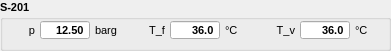
   <widget class="QGroupBox" name="S201_GB">
    <property name="geometry">
     <rect>
      <x>180</x>
      <y>30</y>
      <width>391</width>
      <height>51</height>
     </rect>
    </property>
    <property name="font">
     <font>
      <pointsize>8</pointsize>
      <weight>75</weight>
      <bold>true</bold>
     </font>
    </property>
    <property name="title">
     <string>S-201</string>
    </property>
    <widget class="QLabel" name="S201_pressure_unit_LBL">
     <property name="geometry">
      <rect>
       <x>95</x>
       <y>20</y>
       <width>30</width>
       <height>20</height>
      </rect>
     </property>
     <property name="font">
      <font>
       <weight>50</weight>
       <bold>false</bold>
      </font>
     </property>
     <property name="text">
      <string>barg</string>
     </property>
     <property name="alignment">
      <set>Qt::AlignLeading|Qt::AlignLeft|Qt::AlignVCenter</set>
     </property>
    </widget>
    <widget class="QDoubleSpinBox" name="S201_pressure_DSB">
     <property name="geometry">
      <rect>
       <x>40</x>
       <y>20</y>
       <width>50</width>
       <height>20</height>
      </rect>
     </property>
     <property name="alignment">
      <set>Qt::AlignRight|Qt::AlignTrailing|Qt::AlignVCenter</set>
     </property>
     <property name="buttonSymbols">
      <enum>QAbstractSpinBox::NoButtons</enum>
     </property>
     <property name="decimals">
      <number>2</number>
     </property>
     <property name="value">
      <double>12.500000000000000</double>
     </property>
    </widget>
    <widget class="QLabel" name="S201_pressure_LBL">
     <property name="geometry">
      <rect>
       <x>5</x>
       <y>20</y>
       <width>30</width>
       <height>20</height>
      </rect>
     </property>
     <property name="font">
      <font>
       <weight>50</weight>
       <bold>false</bold>
      </font>
     </property>
     <property name="text">
      <string>p</string>
     </property>
     <property name="alignment">
      <set>Qt::AlignRight|Qt::AlignTrailing|Qt::AlignVCenter</set>
     </property>
    </widget>
    <widget class="QDoubleSpinBox" name="S201_Tflux_DSB">
     <property name="geometry">
      <rect>
       <x>170</x>
       <y>20</y>
       <width>50</width>
       <height>20</height>
      </rect>
     </property>
     <property name="alignment">
      <set>Qt::AlignRight|Qt::AlignTrailing|Qt::AlignVCenter</set>
     </property>
     <property name="buttonSymbols">
      <enum>QAbstractSpinBox::NoButtons</enum>
     </property>
     <property name="decimals">
      <number>1</number>
     </property>
     <property name="value">
      <double>36.000000000000000</double>
     </property>
    </widget>
    <widget class="QLabel" name="S201_Tflux_LBL">
     <property name="geometry">
      <rect>
       <x>135</x>
       <y>20</y>
       <width>30</width>
       <height>20</height>
      </rect>
     </property>
     <property name="font">
      <font>
       <weight>50</weight>
       <bold>false</bold>
      </font>
     </property>
     <property name="text">
      <string>T_f</string>
     </property>
     <property name="alignment">
      <set>Qt::AlignRight|Qt::AlignTrailing|Qt::AlignVCenter</set>
     </property>
    </widget>
    <widget class="QLabel" name="S201_Tflux_unit_LBL">
     <property name="geometry">
      <rect>
       <x>225</x>
       <y>20</y>
       <width>30</width>
       <height>20</height>
      </rect>
     </property>
     <property name="font">
      <font>
       <weight>50</weight>
       <bold>false</bold>
      </font>
     </property>
     <property name="text">
      <string>°C</string>
     </property>
     <property name="alignment">
      <set>Qt::AlignLeading|Qt::AlignLeft|Qt::AlignVCenter</set>
     </property>
    </widget>
    <widget class="QLabel" name="S201_Tvessel_LBL">
     <property name="geometry">
      <rect>
       <x>265</x>
       <y>20</y>
       <width>30</width>
       <height>20</height>
      </rect>
     </property>
     <property name="font">
      <font>
       <weight>50</weight>
       <bold>false</bold>
      </font>
     </property>
     <property name="text">
      <string>T_v</string>
     </property>
     <property name="alignment">
      <set>Qt::AlignRight|Qt::AlignTrailing|Qt::AlignVCenter</set>
     </property>
    </widget>
    <widget class="QDoubleSpinBox" name="S201_Tvessel_DSB">
     <property name="geometry">
      <rect>
       <x>300</x>
       <y>20</y>
       <width>50</width>
       <height>20</height>
      </rect>
     </property>
     <property name="alignment">
      <set>Qt::AlignRight|Qt::AlignTrailing|Qt::AlignVCenter</set>
     </property>
     <property name="buttonSymbols">
      <enum>QAbstractSpinBox::NoButtons</enum>
     </property>
     <property name="decimals">
      <number>1</number>
     </property>
     <property name="value">
      <double>36.000000000000000</double>
     </property>
    </widget>
    <widget class="QLabel" name="S201_Tvessel_unit_LBL">
     <property name="geometry">
      <rect>
       <x>355</x>
       <y>20</y>
       <width>30</width>
       <height>20</height>
      </rect>
     </property>
     <property name="font">
      <font>
       <weight>50</weight>
       <bold>false</bold>
      </font>
     </property>
     <property name="text">
      <string>°C</string>
     </property>
     <property name="alignment">
      <set>Qt::AlignLeading|Qt::AlignLeft|Qt::AlignVCenter</set>
     </property>
    </widget>
   </widget>
